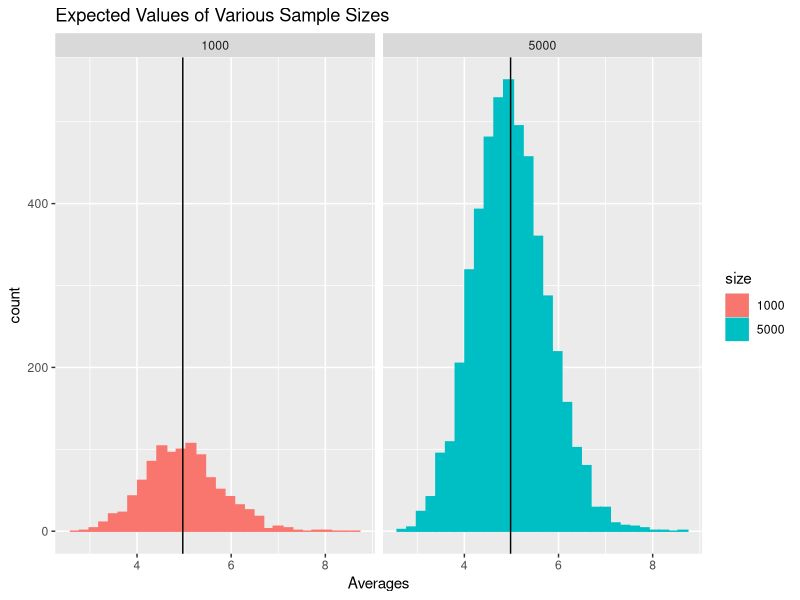
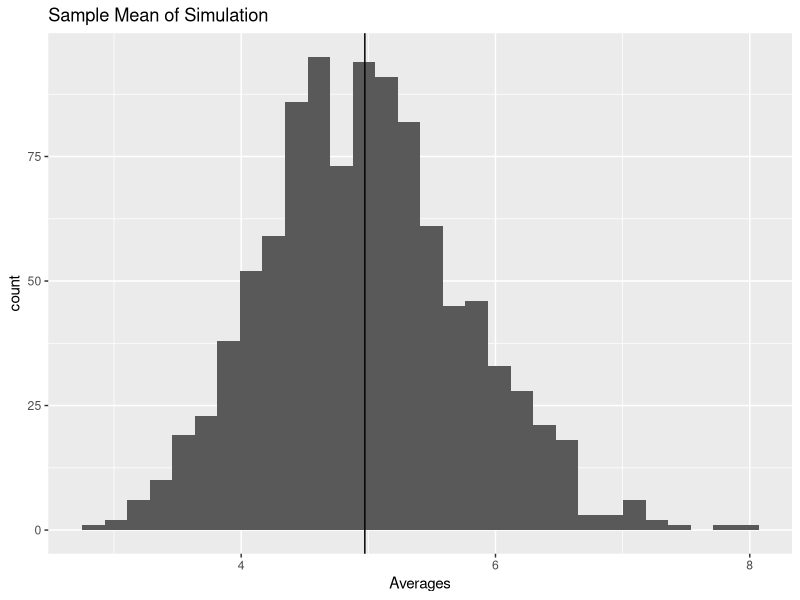

The R source for these figures, in order:
## ---- chunk 1

nosims <- 1000
nexps <- 40
rate <- 0.2

# using set.seed so the results can be replicated
set.seed(13)

# 1000 simulations on 40 random exponentials
sims <- replicate(nosims,rexp(nexps,rate))

# storing the clt of those simulations in a data frame
# with the size of the simulations
simsdf <- data.frame(averages = apply(sims,2, mean),
                     size = factor("1000"))

## ---- chunk 2

samplemean <- mean(simsdf$averages)
samplemean

## ---- chunk 3

# simulate 5000 random exponentials
set.seed(13)
sims2 <- replicate(nosims*5,rexp(nexps,rate))

# creating a new data frame and then binding those rows to the original
sampledf <- data.frame(averages=c(
  apply(sims2,2, mean)), 
  size=factor("5000"))
simsdf <- rbind(simsdf,sampledf)

sample2mean <- mean(simsdf$averages[simsdf$size == "5000"])

simsdf$mean[simsdf$size=="1000"] <- samplemean
simsdf$mean[simsdf$size=="5000"] <- sample2mean

library(ggplot2)
# plotting all the distributions with their means
ggplot(simsdf, aes(averages)) + 
  geom_histogram(aes(fill=size, color=size)) +
  geom_vline(aes(xintercept= mean)) +
  ggtitle("Expected Values of Various Sample Sizes")  +
  xlab("Averages") +
  facet_grid(.~size)
## ---- chunk 4

library(dplyr)
# subsetting the original simulation from my data frame
originalsim <- simsdf %>% filter(size=="1000")

samplevariance <- var(originalsim$averages)
samplevariance

## ---- chunk 5

# table of original simulation to find max
table_data <- table(signif(originalsim$averages,1))

# mode of table_data
samplemode <- subset(table_data, table_data==max(table_data))
samplemode <- as.numeric(names(samplemode))

## ---- chunk 6

signif(samplemean,1) == signif(median(originalsim$averages),1) 

signif(samplemean,1) == samplemode

## ---- chunk 7

qexp(0.50,1/samplemean)

## ---- chunk 8

ggplot(originalsim, aes(averages)) + 
  geom_histogram() +
  geom_vline(xintercept= samplemean) +
  ggtitle("Sample Mean of Simulation") +
  xlab("Averages")
